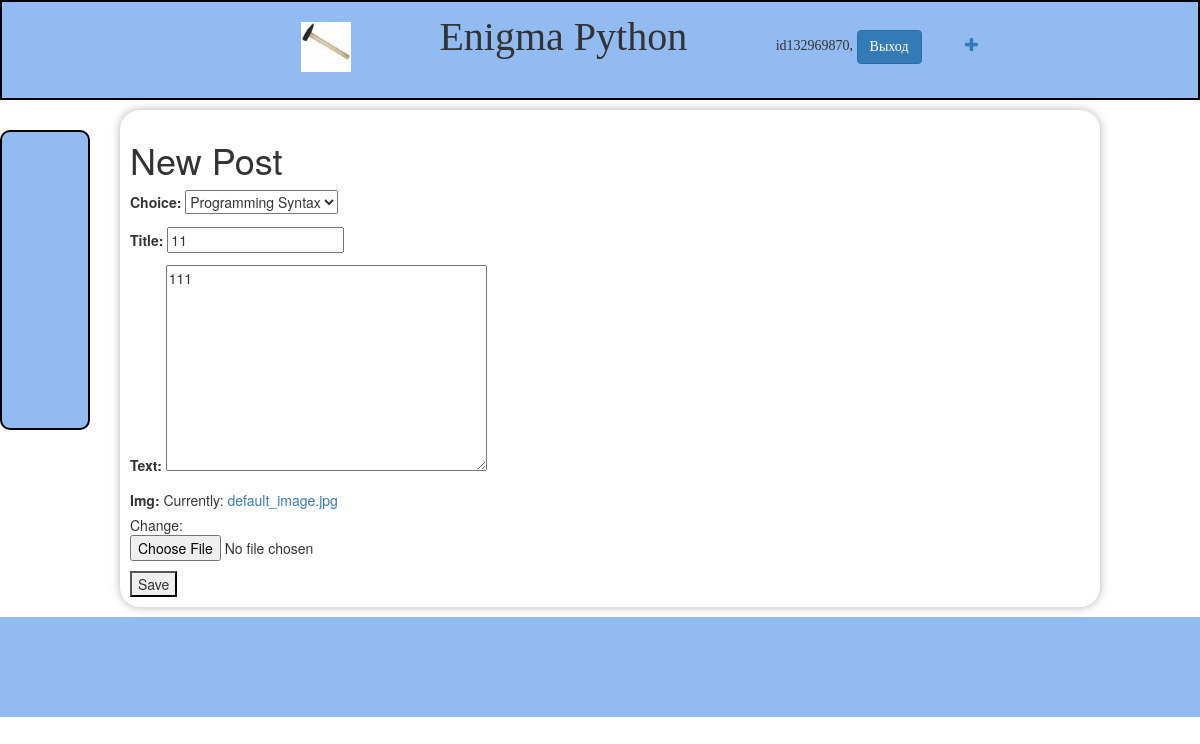
The page /post/9/edit/ (signed in) on the database its author committed.
### coolsite/models.py (models this page shows, shortened)
class Post(models.Model):
    AUTHOR_CHOICES = (
        ('ML', 'Machine Learning'),
        ('Web', 'Web Development'),
        ('Syntax', 'Programming Syntax'),
        ('Book', 'Book Reviews'),
    )
    author = models.ForeignKey(settings.AUTH_USER_MODEL, on_delete=models.CASCADE)
    choice = models.CharField(max_length=10, choices=AUTHOR_CHOICES, default='Syntax')
    title = models.CharField(max_length=200)
    text = models.TextField()
    img = models.ImageField(upload_to='images/', default='default_image.jpg')
    created_date = models.DateTimeField(default=timezone.now)
    published_date = models.DateTimeField(blank=True, null=True)

### coolsite/views.py (the view)
# urls.py: path('post/<pk>/edit/', views.post_edit, name='post_edit'),
@login_required
def post_edit(request, pk):
    post = get_object_or_404(Post, pk=pk)
    if request.method == 'POST':
        form = PostForm(request.POST, instance=post)
        if form.is_valid():
            form.save()
            return redirect('home')
    else:
        form = PostForm(instance=post)
    return render(request, 'blog/post_edit.html', {'form': form})

### coolsite/forms.py
class PostForm(forms.ModelForm):
    class Meta:
        model = Post
        fields = ('choice', 'title', 'text', 'img', )

### coolsite/templates/blog/post_edit.html (shortened to what this page needs)
{% extends 'base.html' %}
{% block content %}
<h1>New Post</h1>
<form method="POST" enctype="multipart/form-data">
    {{ form.as_p }}
    <button type="submit">Save</button>
</form>
{% endblock %}

### coolsite/templates/blog/menu.html (shortened to what this page needs)
{% load static %}
<div class="menu">
    <nav>
      <ul>
          <li><a href={% url 'home' %} class="logo">
            <img src="{% static 'img/icon.png' %}" alt="Логотип">
            </a></li>
          <li class="logo-txt">Enigma Python</li>
          {% if user.is_authenticated %}
          <li>{{ user.username }}, <a href="{% url 'account_logout' %}" class="btn btn-primary" > Выход </a> </li>
          <a href="{% url 'post_new' %}" class="top-menu"><span class="glyphicon glyphicon-plus"></span></a>
          {% else %}
          <li><a href="{% url 'account_login' %}" class="btn btn-primary" >Вход </a>
              <a href="{% url 'account_signup' %}" class="btn btn-primary" > Регистрация</a>
          {% endif %}
      </ul>
    </nav>
</div>
<div class="menu-left">
</div>

### coolsite/static/css/coolsite.css (style rules this page uses)
body { height: 100%; margin: 0; }

### coolsite/static/css/menu.css (style rules this page uses)
.menu { background-color: #92bbf1; width: 100%; height: 100px; font-family: 'Lobster'; display: flex; align-items: center; justify-content: center; border: 2px solid black; }
.menu nav { text-align: center; }
.menu nav ul { list-style-type: none; }
.menu nav li { margin-right: 40px; display: inline; margin-left: 40px; margin-top: 20px; }
.menu nav a { text-decoration: none; }
.logo { display: inline-block; margin-bottom: 10px; }
.logo img { max-width: 50px; height: 50px; }
.logo-txt { font-size: 40px; border-radius: 4px; padding: 5px; }
.menu-left { padding: 5px; background-color: #92bbf1; margin-top: 30px; width: 90px; height: 300px; position: fixed; border: 2px solid black; border-radius: 10px; }

### rows shown on the page
Post: choice "Programming Syntax", title "11", text "111"

### other values the page prints
{{ user.username }} "id132969870"
